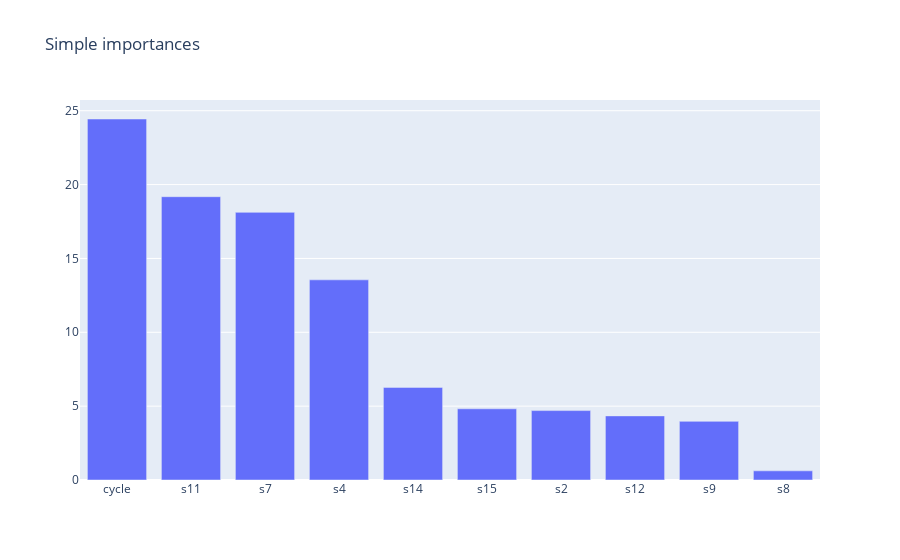

Notebook source saved alongside this figure:
### Code cell
fig = go.Figure()

fig.add_trace(go.Bar( x = simple_importances['predictorName'],
                      y = simple_importances['importance'] )
             )

fig.update_layout(
        title='Simple importances'
)

fig.show()

### Figure 1 — Plotly figure (JSON) as saved in the notebook; plotly's stock layout.template omitted (floating-point values rounded to 4 significant figures)
{"data": [{"type": "bar", "x": ["cycle", "s11", "s7", "s4", "s14", "s15", "s2", "s12", "s9", "s8"], "y": [24.44, 19.18, 18.12, 13.55, 6.27, 4.82, 4.7, 4.34, 3.97, 0.62]}], "layout": {"title": {"text": "Simple importances"}}}
